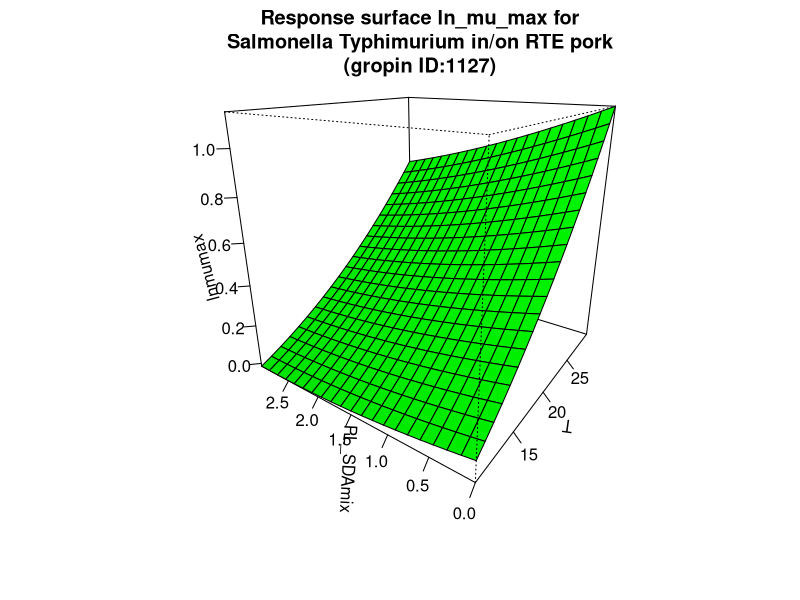

Here is the R script that generated this plot:
#############################
# start of Parameter script
#############################
T <- seq(10.01,29.97002997003,length.out=21)
PL_SDAmix <- seq(0,2.997002997003,length.out=21)
#############################
# end of Parameter script
#############################
############################# 
# start of Model script Gropin ID 1127 
#############################
 
# constant coefficients for this model
 
variables <- data.frame(T,PL_SDAmix)
argumentsPar <- unique.data.frame(expand.grid(variables))
 
# heart of the model
response_surface <- function(T,PL_SDAmix) {
   mumax <-(-0.1831)+0.0172*T-0.0231*PL_SDAmix-0.0046*T*PL_SDAmix+0.0009*(T^2)+0.0126*(PL_SDAmix^2)

	return(mumax=mumax)
} 

# output parameters
responseSurface <- cbind(argumentsPar,response_surface(argumentsPar['T'],argumentsPar['PL_SDAmix']))
colnames(responseSurface) <- c(colnames(argumentsPar),'lnmumax')
#############################
# End of Model script
#############################
############################# 
# start of Visualisation script Gropin ID 1127 
#############################
titleText <-'Response surface ln_mu_max for
Salmonella Typhimurium in/on RTE pork
(gropin ID:1127)'
persp(T,PL_SDAmix,matrix(unlist(responseSurface$'lnmumax'),nrow=21),col = 'green',xlab='T',ylab='PL_SDAmix',zlab='lnmumax',main=titleText,theta=305,phi=20,shade=0.25,ticktype = 'detailed')
#############################
# End of Visualisation script
#############################
